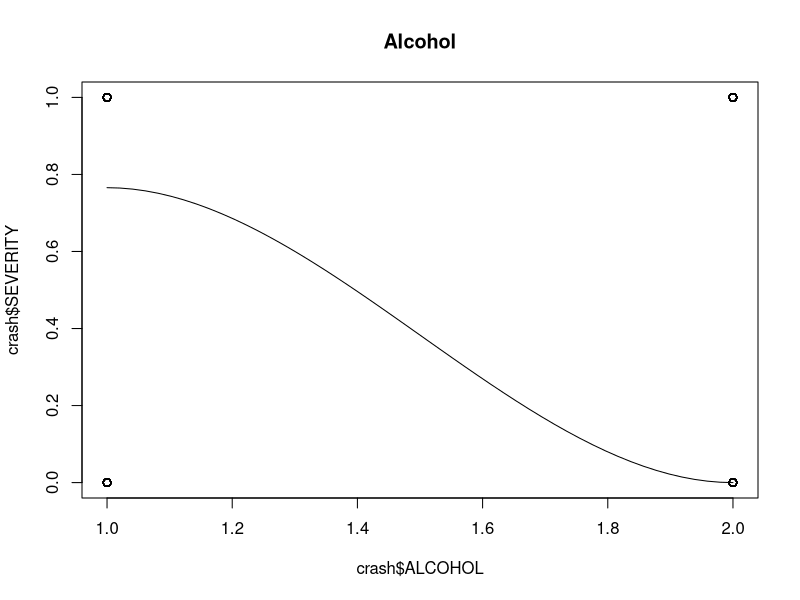
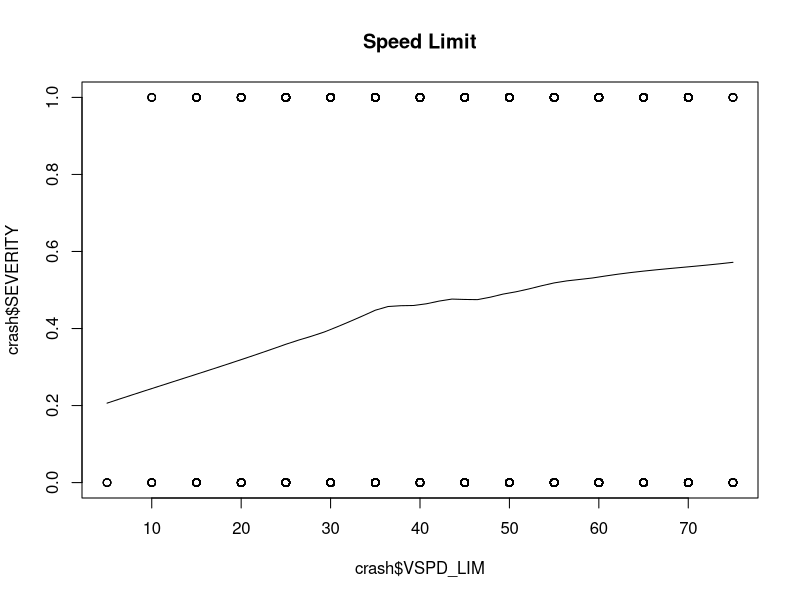
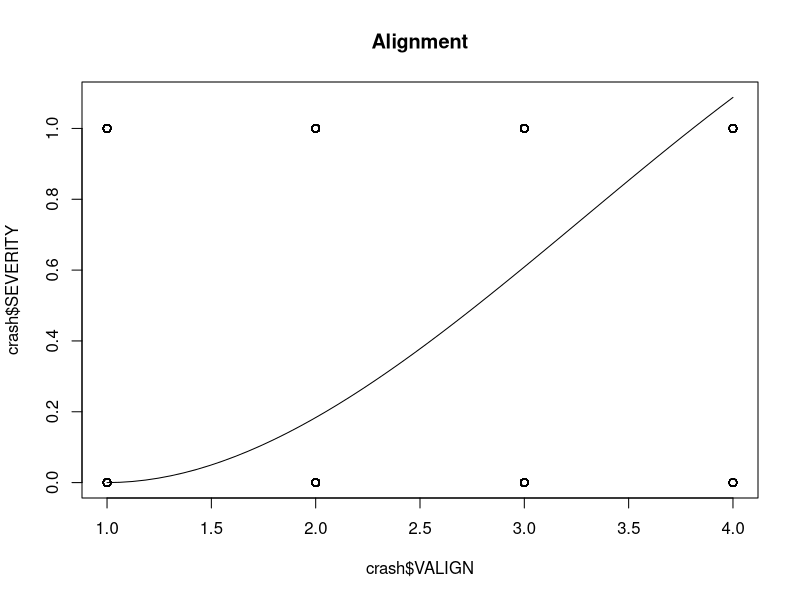
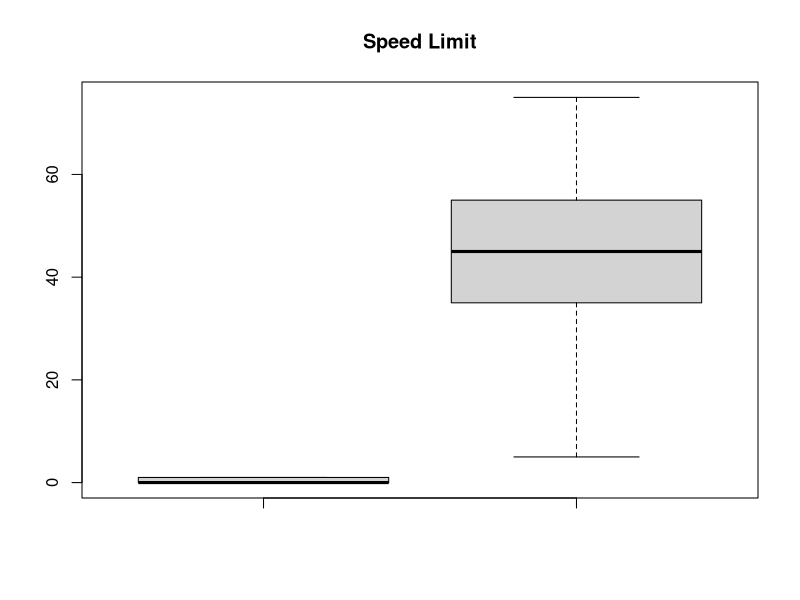

R code for these plots, in order:
## ---- chunk 1
knitr::opts_chunk$set(echo = F)
## ---- chunk 2
setwd("~/Matt BYU/10 Winter 2018/Stat 536/EDA 6 Crashes")
crash.raw <- read.table('Crash.txt',header=T)
crash <- crash.raw[,c(2:8,10:14,9)]

scatter.smooth(crash$ALCOHOL,crash$SEVERITY,main='Alcohol')
scatter.smooth(crash$VSPD_LIM,crash$SEVERITY,main='Speed Limit')
scatter.smooth(crash$VALIGN,crash$SEVERITY,main='Alignment')
boxplot(crash$SEVERITY,crash$VSPD_LIM,main='Speed Limit')


